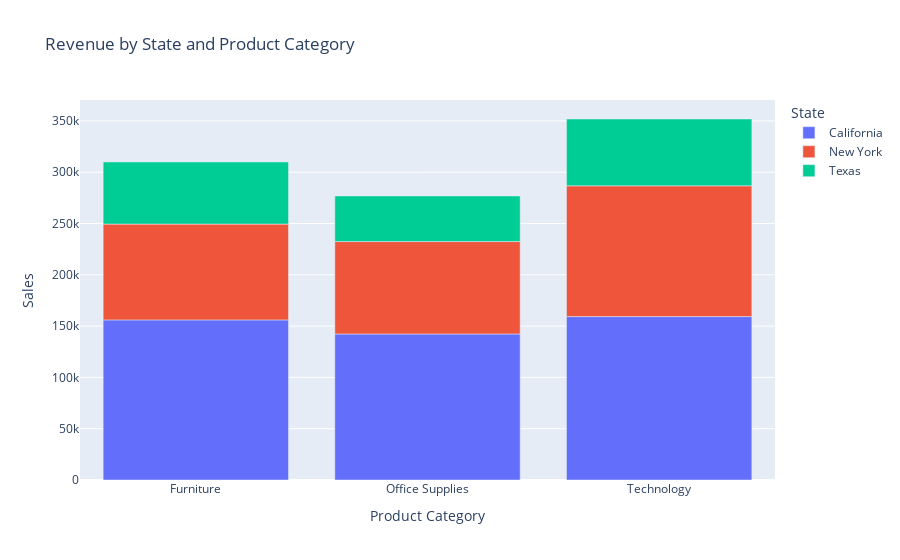

Notebook code cell kept with this figure:
### Code cell
import plotly.express as px

fig = px.bar(
    categorias,
    x='Category',             # Estados en el eje x
    y='Sales',           # Ingresos en el eje y
    color='State',      # Apilar por categoría
    title='Revenue by State and Product Category',
    labels={'Revenue': 'Sales', 'State': 'State', 'Category': 'Product Category'}
)

fig.show()

### Figure 1 — Plotly figure (JSON) as saved in the notebook; plotly's stock layout.template omitted (floating-point values rounded to 4 significant figures)
{"data": [{"alignmentgroup": "True", "hovertemplate": "State=California<br>Product Category=%{x}<br>Sales=%{y}<extra></extra>", "legendgroup": "California", "marker": {"color": "#636efa", "pattern": {"shape": ""}}, "name": "California", "offsetgroup": "California", "orientation": "v", "showlegend": true, "textposition": "auto", "type": "bar", "x": ["Furniture", "Office Supplies", "Technology"], "xaxis": "x", "y": [156100.0, 142400.0, 159300.0], "yaxis": "y"}, {"alignmentgroup": "True", "hovertemplate": "State=New York<br>Product Category=%{x}<br>Sales=%{y}<extra></extra>", "legendgroup": "New York", "marker": {"color": "#EF553B", "pattern": {"shape": ""}}, "name": "New York", "offsetgroup": "New York", "orientation": "v", "showlegend": true, "textposition": "auto", "type": "bar", "x": ["Furniture", "Office Supplies", "Technology"], "xaxis": "x", "y": [93370.0, 90020.0, 127500.0], "yaxis": "y"}, {"alignmentgroup": "True", "hovertemplate": "State=Texas<br>Product Category=%{x}<br>Sales=%{y}<extra></extra>", "legendgroup": "Texas", "marker": {"color": "#00cc96", "pattern": {"shape": ""}}, "name": "Texas", "offsetgroup": "Texas", "orientation": "v", "showlegend": true, "textposition": "auto", "type": "bar", "x": ["Furniture", "Office Supplies", "Technology"], "xaxis": "x", "y": [60590.0, 44490.0, 65100.0], "yaxis": "y"}], "layout": {"barmode": "relative", "legend": {"title": {"text": "State"}, "tracegroupgap": 0}, "title": {"text": "Revenue by State and Product Category"}, "xaxis": {"anchor": "y", "domain": [0, 1], "title": {"text": "Product Category"}}, "yaxis": {"anchor": "x", "domain": [0, 1], "title": {"text": "Sales"}}}}
